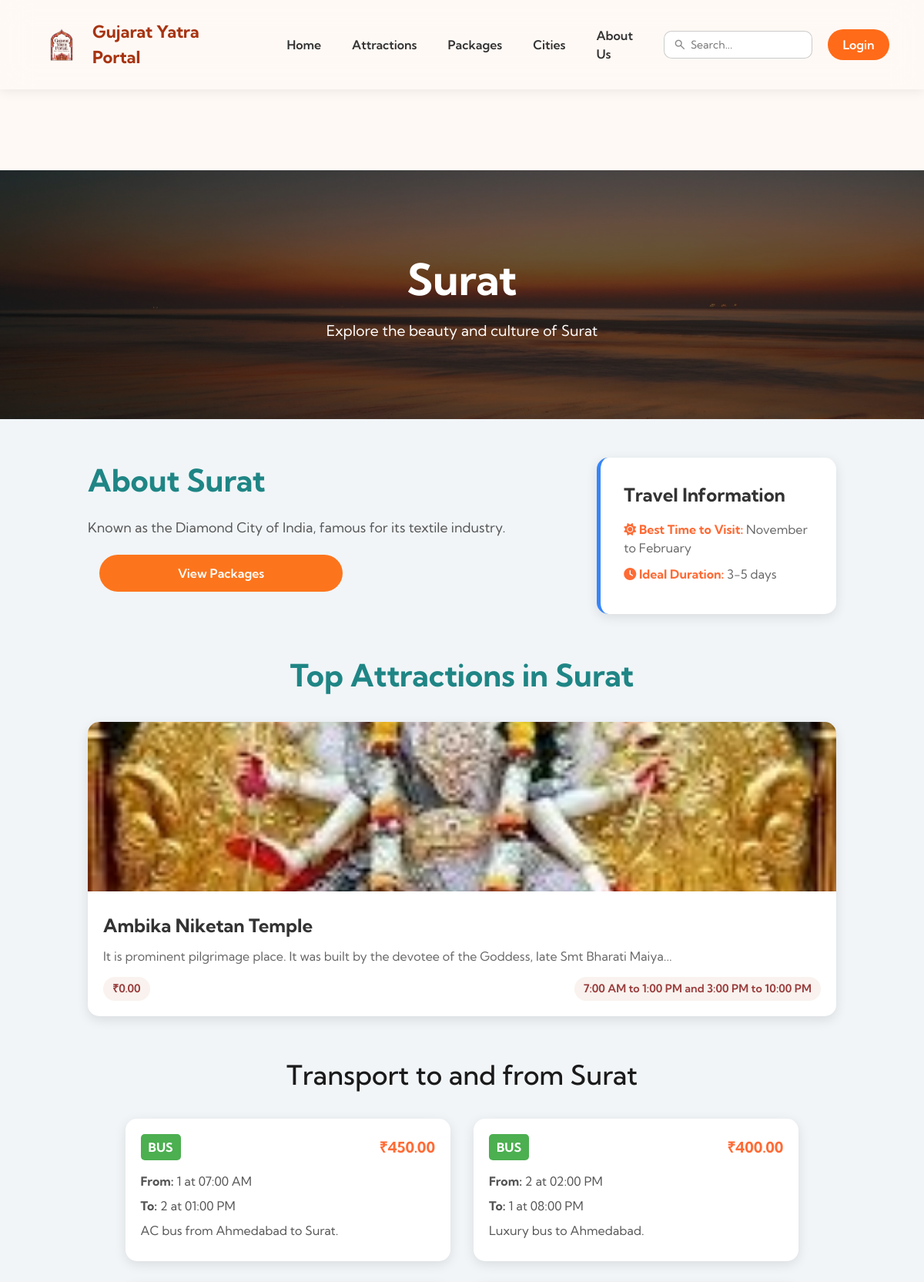
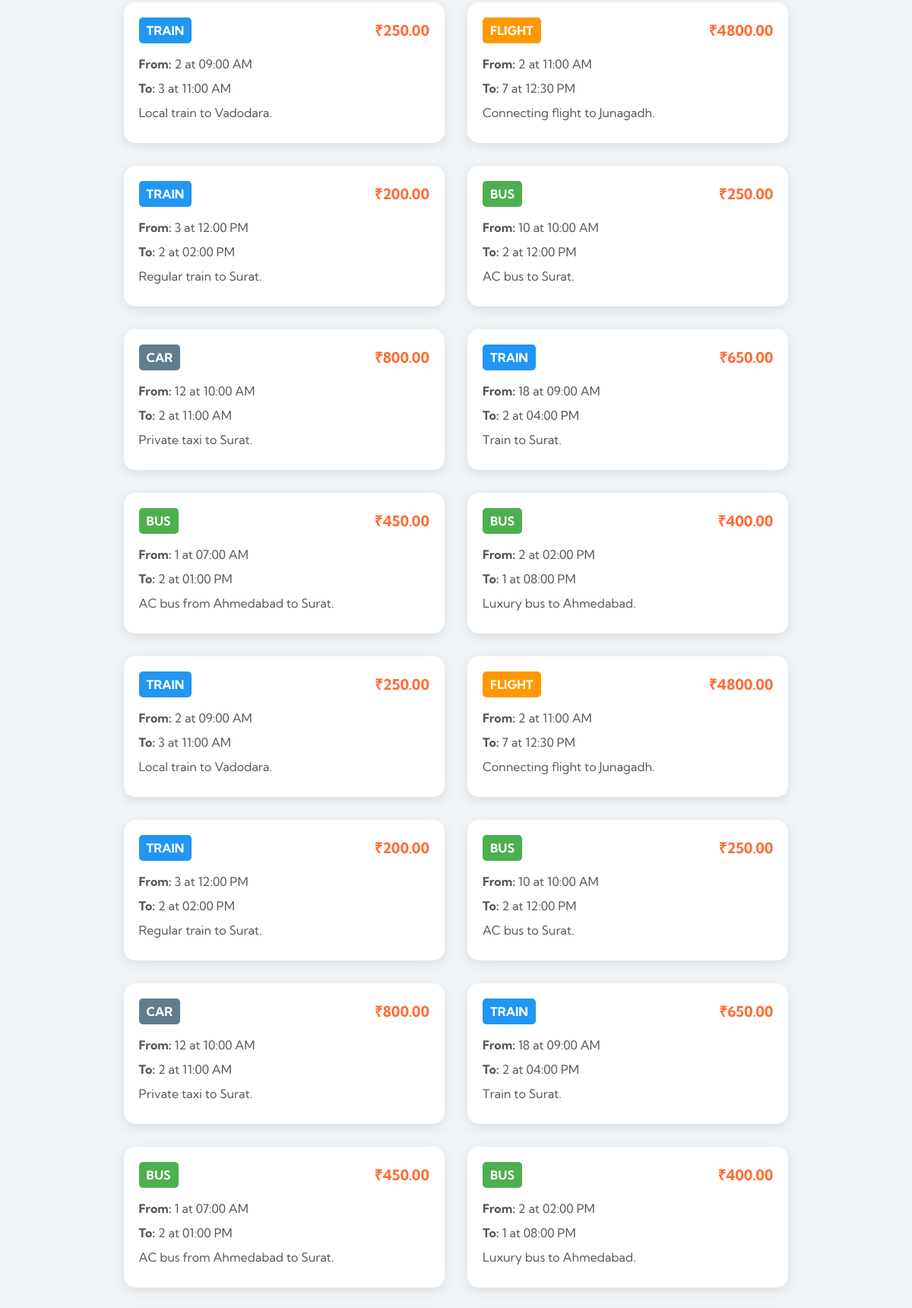
The page /city-detail.php?id=2 (upper part) on the database its author committed (2 pictures, top to bottom).
### tables this page shows
CREATE TABLE `cities` (
  `city_id` int(11) NOT NULL,
  `city_name` varchar(255) NOT NULL,
  `description` text DEFAULT NULL,
  `image_url` varchar(255) DEFAULT NULL,
  `best_time_to_visit` varchar(255) DEFAULT NULL
);

CREATE TABLE `attractions` (
  `attraction_id` int(11) NOT NULL,
  `name` varchar(255) NOT NULL,
  `city_id` int(11) DEFAULT NULL,
  `description` text DEFAULT NULL,
  `entry_fee` decimal(10,2) DEFAULT NULL,
  `best_time_to_visit` varchar(255) DEFAULT NULL,
  `opening_hours` varchar(255) DEFAULT NULL,
  `image_url` varchar(255) DEFAULT NULL
);

CREATE TABLE `transport_options` (
  `transport_id` int(11) NOT NULL,
  `transport_type` enum('bus','train','flight','car') NOT NULL,
  `departure_city_id` int(11) DEFAULT NULL,
  `arrival_city_id` int(11) DEFAULT NULL,
  `departure_time` time NOT NULL,
  `arrival_time` time DEFAULT NULL,
  `approx_price` decimal(10,2) NOT NULL,
  `description` text DEFAULT NULL
);

### city-detail.php (the view, shortened to what this page needs)
<?php
include('includes/db_connect.php');
include('header.php');
$city_id = intval($_GET['id']);
$city_sql = "SELECT * FROM cities WHERE city_id = ?";
$stmt_city = mysqli_prepare($conn, $city_sql);
mysqli_stmt_bind_param($stmt_city, "i", $city_id);
mysqli_stmt_execute($stmt_city);
$city_result = mysqli_stmt_get_result($stmt_city);
$city = mysqli_fetch_assoc($city_result);
$attractions_sql = "SELECT * FROM attractions WHERE city_id = ?";
$stmt_attractions = mysqli_prepare($conn, $attractions_sql);
mysqli_stmt_bind_param($stmt_attractions, "i", $city_id);
mysqli_stmt_execute($stmt_attractions);
$attractions_result = mysqli_stmt_get_result($stmt_attractions);
$transport_sql = "SELECT * FROM transport_options WHERE departure_city_id = ? OR arrival_city_id = ?";
$stmt_transport = mysqli_prepare($conn, $transport_sql);
mysqli_stmt_bind_param($stmt_transport, "ii", $city_id, $city_id);
mysqli_stmt_execute($stmt_transport);
$transport_result = mysqli_stmt_get_result($stmt_transport);
?>
<!DOCTYPE html>
<html lang="en">
<head>
    <link rel="stylesheet" href="assets/css/style.css">
    <link rel="stylesheet" href="https://cdnjs.cloudflare.com/ajax/libs/font-awesome/6.4.0/css/all.min.css">
</head>
<body>
    <section class="city-hero">
        <div class="container">
            <h1><?php echo htmlspecialchars($city['city_name']); ?></h1>
            <p>Explore the beauty and culture of <?php echo htmlspecialchars($city['city_name']); ?></p>
        </div>
    </section>
    <div class="bg-pattern">
        <section class="city-section">
            <div class="container">
                <div class="city-info-grid">
                    <div class="city-description">
                        <h2>About <?php echo htmlspecialchars($city['city_name']); ?></h2>
                        <p><?php echo htmlspecialchars($city['description']); ?></p>
                        <a href="packages.php?destination=<?php echo urlencode($city['city_name']); ?>" class="btn" style="margin-top: 20px; display: inline-block;">View Packages</a>
                    </div>
                    <div class="info-card">
                        <h3>Travel Information</h3>
                        <p><strong><i class="fas fa-sun"></i> Best Time to Visit:</strong>
                            <?php echo htmlspecialchars($city['best_time_to_visit']); ?></p>
                        <p><strong><i class="fas fa-clock"></i> Ideal Duration:</strong> 3-5 days</p>
                    </div>
                </div>
                <div class="attractions-list-section">
                    <h2>Top Attractions in <?php echo htmlspecialchars($city['city_name']); ?></h2>
                    <div class="attractions-grid">
                        <?php if (mysqli_num_rows($attractions_result) > 0): ?>
                            <?php while ($attraction = mysqli_fetch_assoc($attractions_result)): ?>
                                <div class="attraction-card">
                                    <img src="assets/img/attractions/<?php echo htmlspecialchars($attraction['image_url']); ?>" alt="<?php echo htmlspecialchars($attraction['name']); ?>" class="attraction-image">
                                    <div class="attraction-content">
                                        <h3><?php echo htmlspecialchars($attraction['name']); ?></h3>
                                        <p><?php echo htmlspecialchars(substr($attraction['description'], 0, 100)); ?>...</p>
                                        <div class="attraction-details">
                                            <span>₹<?php echo htmlspecialchars($attraction['entry_fee']); ?></span>
                                            <span><?php echo htmlspecialchars($attraction['opening_hours']); ?></span>
                                        </div>
                                    </div>
                                </div>
                            <?php endwhile; ?>
                        <?php else: ?>
                            <p style="text-align: center; width: 100%;">No attractions found for this city.</p>
                        <?php endif; ?>
                    </div>
                </div>
                <div class="transport-options-section">
                    <h2 class="section-title" style="margin-bottom: 30px; text-align: center;">Transport to and from
                        <?php echo htmlspecialchars($city['city_name']); ?>
                    </h2>
                    <div class="transport-grid">
                        <?php if (mysqli_num_rows($transport_result) > 0): ?>
                            <?php while ($transport = mysqli_fetch_assoc($transport_result)):
                                $badge_class = '';
                                if ($transport['transport_type'] == 'bus')
                                    $badge_class = 'badge-bus';
                                if ($transport['transport_type'] == 'train')
                                    $badge_class = 'badge-train';
                                if ($transport['transport_type'] == 'flight')
                                    $badge_class = 'badge-flight';
                                if ($transport['transport_type'] == 'car')
                                    $badge_class = 'badge-car';
                                ?>
                                <div class="transport-card">
                                    <div class="transport-header">
                                        <span class="transport-badge <?php echo $badge_class; ?>"><?php echo ucfirst($transport['transport_type']); ?></span>
                                        <span class="transport-price">₹<?php echo htmlspecialchars($transport['approx_price']); ?></span>
                                    </div>
                                    <div class="transport-details">
                                        <p><strong>From:</strong> <?php echo htmlspecialchars($transport['departure_city_id']); ?>
                                            at <?php echo date('h:i A', strtotime($transport['departure_time'])); ?></p>
                                        <p><strong>To:</strong> <?php echo htmlspecialchars($transport['arrival_city_id']); ?> at
                                            <?php echo date('h:i A', strtotime($transport['arrival_time'])); ?>
                                        </p>
                                        <p class="transport-description">
                                            <?php echo htmlspecialchars($transport['description']); ?>
                                        </p>
                                    </div>
                                </div>
                            <?php endwhile; ?>
                        <?php else: ?>
                            <p style="text-align: center; width: 100%;">No transport options found for this city.</p>
                        <?php endif; ?>
                    </div>
                </div>
            </div>
        </section>
    </div>
</body>
</html>

### assets/css/style.css (style rules this page uses)
* { margin: 0; padding: 0; box-sizing: border-box; font-family: 'Kumbh Sans', sans-serif; }
a { text-decoration: none; color: inherit; }
body { color: #333; line-height: 1.5; background-color: var(--body); }
.bg-pattern { opacity: 1; background-image: radial-gradient(#f78c44 0.75px, transparent 0.75px), radial-gradient(#f78c44 0.75px, #ffffff 0.75px); background-size: 30px 30px; background-position: 0 0, 15px 15px; }
.container { width: 90%; max-width: 1200px; margin: 0 auto; }
:root { --orange: #FC751C; --darkblue: #E55D09; --lightorange: #FF9E36; --background: #ffefe78e; --body: #fff9f5; --green: #079844; --yellow: #F3CF31; --red: #F62F32; --glass: #ffe6dda2; }
.btn { display: inline-block; padding: 10px 100px; background: var(--orange); color: white; border-radius: 50px; text-decoration: none; font-weight: 600; transition: all 0.3s; border: 2px solid transparent; cursor: pointer; margin: 10px 15px; margin-bottom: 15px; }
.section-title { font-size: 35px; color: #1b1b1b; font-weight: 500; text-align: center; }

### rows shown on the page
cities: city_name "Surat", description "Known as the Diamond City of India, famous for its textile industry.", best_time_to_visit "November to February"
attractions: image_url (picture), name "Ambika Niketan Temple", description "It is prominent pilgrimage place. It was built by the devotee of the Goddess, late Smt Bharati Maiya", entry_fee "0.00", opening_hours "7:00 AM to 1:00 PM and 3:00 PM to 10:00 PM"
transport_options: transport_type "BUS", approx_price "450.00", departure_city "1", departure_time "07:00 AM", arrival_city "2", arrival_time "01:00 PM", description "AC bus from Ahmedabad to Surat."
transport_options: transport_type "BUS", approx_price "400.00", departure_city "2", departure_time "02:00 PM", arrival_city "1", arrival_time "08:00 PM", description "Luxury bus to Ahmedabad."
transport_options: transport_type "TRAIN", approx_price "250.00", departure_city "2", departure_time "09:00 AM", arrival_city "3", arrival_time "11:00 AM", description "Local train to Vadodara."
transport_options: transport_type "FLIGHT", approx_price "4800.00", departure_city "2", departure_time "11:00 AM", arrival_city "7", arrival_time "12:30 PM", description "Connecting flight to Junagadh."
transport_options: transport_type "TRAIN", approx_price "200.00", departure_city "3", departure_time "12:00 PM", arrival_city "2", arrival_time "02:00 PM", description "Regular train to Surat."
transport_options: transport_type "BUS", approx_price "250.00", departure_city "10", departure_time "10:00 AM", arrival_city "2", arrival_time "12:00 PM", description "AC bus to Surat."
transport_options: transport_type "CAR", approx_price "800.00", departure_city "12", departure_time "10:00 AM", arrival_city "2", arrival_time "11:00 AM", description "Private taxi to Surat."
transport_options: transport_type "TRAIN", approx_price "650.00", departure_city "18", departure_time "09:00 AM", arrival_city "2", arrival_time "04:00 PM", description "Train to Surat."
transport_options: transport_type "BUS", approx_price "450.00", departure_city "1", departure_time "07:00 AM", arrival_city "2", arrival_time "01:00 PM", description "AC bus from Ahmedabad to Surat."
transport_options: transport_type "BUS", approx_price "400.00", departure_city "2", departure_time "02:00 PM", arrival_city "1", arrival_time "08:00 PM", description "Luxury bus to Ahmedabad."
transport_options: transport_type "TRAIN", approx_price "250.00", departure_city "2", departure_time "09:00 AM", arrival_city "3", arrival_time "11:00 AM", description "Local train to Vadodara."
transport_options: transport_type "FLIGHT", approx_price "4800.00", departure_city "2", departure_time "11:00 AM", arrival_city "7", arrival_time "12:30 PM", description "Connecting flight to Junagadh."
transport_options: transport_type "TRAIN", approx_price "200.00", departure_city "3", departure_time "12:00 PM", arrival_city "2", arrival_time "02:00 PM", description "Regular train to Surat."
transport_options: transport_type "BUS", approx_price "250.00", departure_city "10", departure_time "10:00 AM", arrival_city "2", arrival_time "12:00 PM", description "AC bus to Surat."
transport_options: transport_type "CAR", approx_price "800.00", departure_city "12", departure_time "10:00 AM", arrival_city "2", arrival_time "11:00 AM", description "Private taxi to Surat."
transport_options: transport_type "TRAIN", approx_price "650.00", departure_city "18", departure_time "09:00 AM", arrival_city "2", arrival_time "04:00 PM", description "Train to Surat."
transport_options: transport_type "BUS", approx_price "450.00", departure_city "1", departure_time "07:00 AM", arrival_city "2", arrival_time "01:00 PM", description "AC bus from Ahmedabad to Surat."
transport_options: transport_type "BUS", approx_price "400.00", departure_city "2", departure_time "02:00 PM", arrival_city "1", arrival_time "08:00 PM", description "Luxury bus to Ahmedabad."
